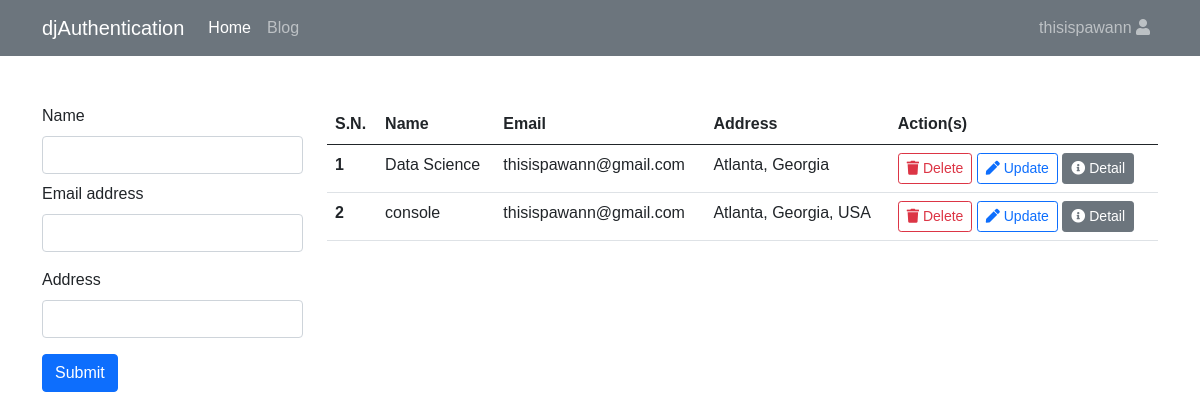
Page /home/ (signed in) on the earlier database version.
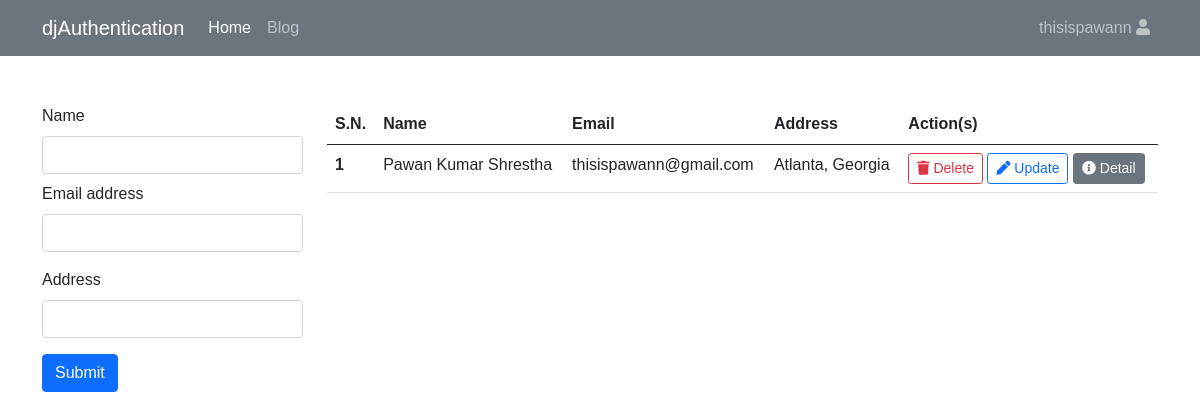
Same page on the later database version.
### crud/models.py (models this page shows)
class Student(models.Model):
    name= models.CharField(max_length=50)
    email=models.EmailField()
    address=models.CharField(max_length=50)

### crud/views.py (the view)
# urls.py: 2. Add a URL to urlpatterns:  path('', views.home, name='home')
@login_required
def home(request):
    student = Student.objects.all()
    context = {
        'Student' : student
    }
    return render(request, "home.html", context)

### templates/home.html (shortened to what this page needs)
{% extends 'base.html' %} {% block body %}
<nav class="navbar navbar-expand-lg navbar-dark bg-secondary">
  <div class="container">
    <a href="{% url 'index' %}" class="navbar-brand">djAuthentication</a>
    <div class="collapse navbar-collapse" id="navbarSupportedContent">
      <ul class="navbar-nav me-auto mb-2 mb-lg-0">
        <li class="nav-item">
          <a class="nav-link active" aria-current="page" href="#">Home</a>
        </li>
        <li class="nav-item">
          <a class="nav-link" href="#">Blog</a>
        </li>
      </ul>
      <ul class="navbar-nav">
        <li class="nav-item dropdown">
          <a
            class="nav-link dropdown-toggle"
            role="button"
            data-bs-toggle="dropdown"
            aria-expanded="false"
          >
            <div class="white-color hover-orange size-24px">
              <span>{{ user }}</span>
              <i class="fa fa-user"></i>
            </div>
          </a>
        </li>
      </ul>
    </div>
  </div>
</nav>
<div class="container mt-5">
  <div class="row">
    <div class="col-3">
      <form method="post" action="{% url 'create' %}">
        <div class="mb-2">
          <label for="exampleInputPassword1" class="form-label">Name</label>
          <input
            type="text"
            class="form-control"
            id="exampleInputPassword1"
            name="name"
            required
          />
        </div>
        <div class="mb-3">
          <label for="exampleInputEmail1" class="form-label">Email address</label>
          <input
            type="email"
            class="form-control"
            id="exampleInputEmail1"
            aria-describedby="emailHelp"
            name="email"
            required
          />
        </div>
        <div class="mb-3">
          <label for="exampleInputPassword1" class="form-label">Address</label>
          <input
            type="text"
            class="form-control"
            name="address"
            required
          />
        </div>
        <button type="submit" class="btn btn-primary">Submit</button>
      </form>
    </div>
    <div class="col-9">
      <table class="table table-hover">
        <thead>
          <tr>
            <th scope="col">S.N.</th>
            <th scope="col">Name</th>
            <th scope="col">Email</th>
            <th scope="col">Address</th>
            <th>Action(s)</th>
          </tr>
        </thead>
        <tbody>
          {% for std in Student %}
          <tr>
            <th scope="row">{{forloop.counter}}</th>
            <td>{{std.name}}</td>
            <td>{{std.email}}</td>
            <td>{{std.address}}</td>
            <td>
              <a href="{% url 'delete' std.pk %}" class="btn btn-outline-danger btn-sm">
                <i class="fa fa-trash"></i> Delete</a>
              <a href="{% url 'update' std.pk %}" class="btn btn-outline-primary btn-sm"
                ><i class="fa fa-pen"></i> Update</a>
              <a href="{% url 'detail' std.pk %}" class="btn btn-secondary btn-sm"><i class="fa fa-info-circle"></i> Detail</a>
            </td>
          </tr>
          {% endfor %}
        </tbody>
      </table>
      </div>
  </div>
</div>
{% endblock %}

### templates/base.html (shortened to what this page needs)
<!DOCTYPE html>
<html lang="en">
  <head>
    <link
      href="https://cdn.jsdelivr.net/npm/bootstrap@5.0.2/dist/css/bootstrap.min.css"
      rel="stylesheet"
    />
    <link
      rel="stylesheet"
      href="https://pro.fontawesome.com/releases/v5.10.0/css/all.css"
    />
  </head>
  <body>
    {% block body %}
    {% endblock %}
  </body>
</html>

### templates/base.html (style rules this page uses)
* { margin: 0; padding: 0; box-sizing: border-box; font-family: "Raleway", sans-serif; }

### templates/home.html (style rules this page uses)
.dropdown-toggle::after { content: none; }

Differences in the rows shown:
removed Student: name "Data Science", email "thisispawann@gmail.com", address "Atlanta, Georgia"
removed Student: name "console", email "thisispawann@gmail.com", address "Atlanta, Georgia, USA"
added Student: name "Pawan Kumar Shrestha", email "thisispawann@gmail.com", address "Atlanta, Georgia"
